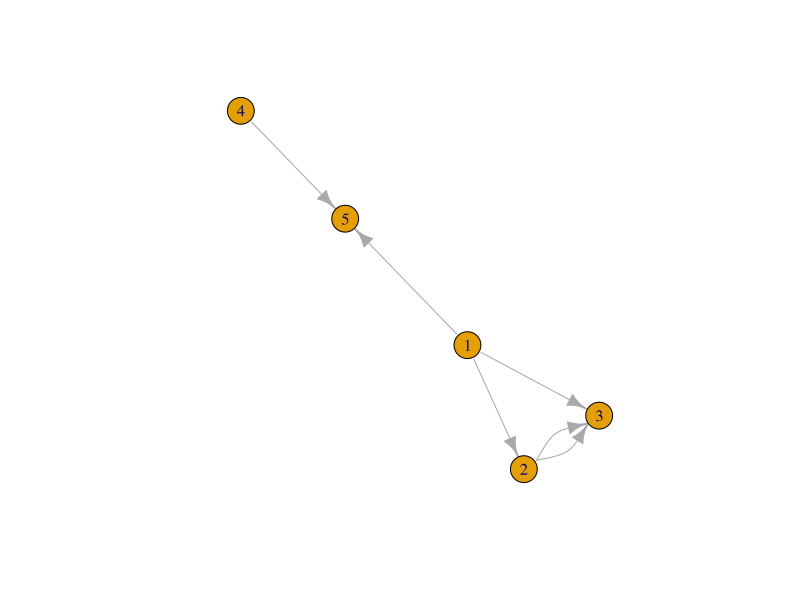

This chart was generated by the following R code:
# Write a program to compute the following for a given a network: (i) number of edges, (ii) number of nodes; (iii) degree of node; (iv) node with lowest degree; (v)the adjacency list; (vi) matrix of the graph. (i) number of edges


library(igraph) 
edges <- c(1, 2, 1, 3, 2, 3, 2, 3, 4, 5, 1, 5) 
g <- graph(edges, directed = TRUE) 
plot(g) 

degree(g)
E(g)
V(g)


degree(g, mode = "in") 
degree(g, mode = "out") 
get.adjacency(g)
get.adjedgelist(g,mode=c("all"))

